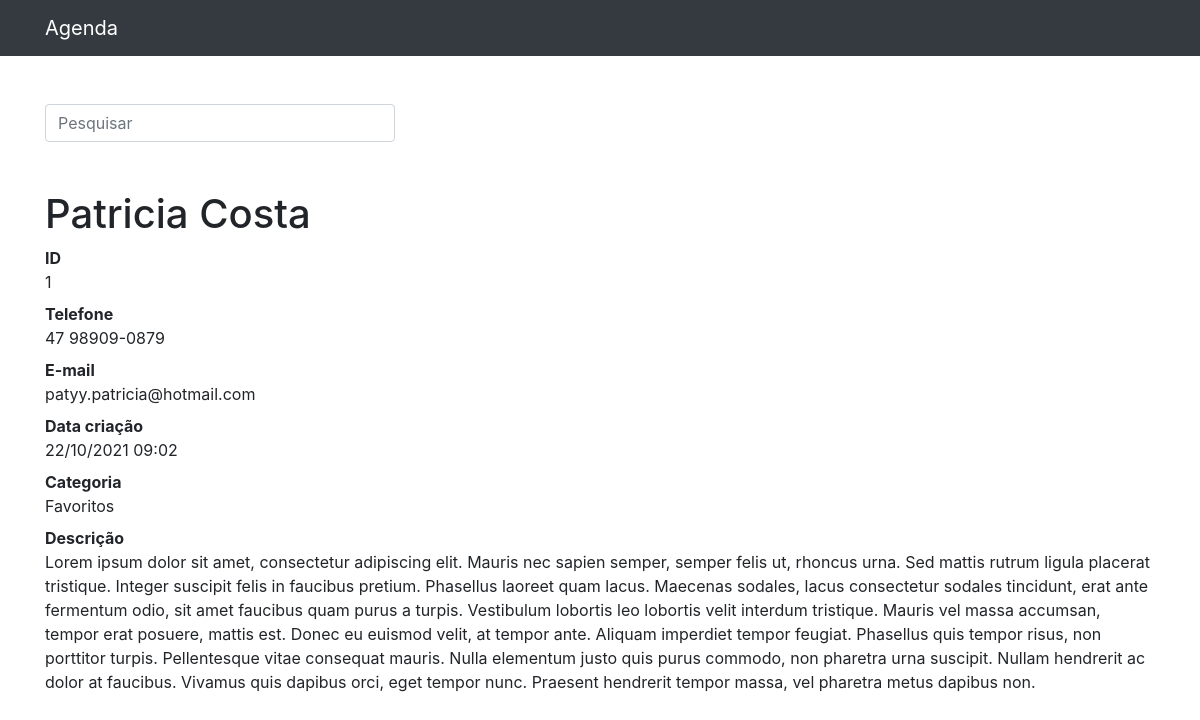
The page /1 on the database its author committed.
### contatos/models.py (models this page shows, shortened)
class Contato(models.Model):
    nome = models.CharField(max_length=30)
    sobrenome = models.CharField(max_length=30, blank=True)
    telefone = models.CharField(max_length=30)
    email = models.CharField(max_length=100, blank=True)
    data_criacao = models.DateTimeField(default=timezone.now)
    descricao = models.TextField(blank=True)
    categoria = models.ForeignKey(Categoria, on_delete=models.DO_NOTHING)
    mostrar = models.BooleanField(default=True)

class Categoria(models.Model):
    nome = models.CharField(max_length=100)
    def __str__(self):
        return self.nome

### contatos/views.py (the view)
# urls.py: path('<int:contato_id>', views.detalhes, name='detalhes'),
def detalhes(request, contato_id):
    contato = get_object_or_404(Contato, id=contato_id)
    if not contato.mostrar:
        raise Http404()
    return render(request, 'contatos/detalhes.html', {
        'contato': contato
    })

### contatos/templates/contatos/detalhes.html (shortened to what this page needs)
{% extends 'base.html'%}
{%block conteudo%}
    <h1 class="mt-5">{{contato.nome}} {{contato.sobrenome}}</h1>
    <dl>
      <dt>ID</dt>
      <dd>{{contato.id}}</dd>
      <dt>Telefone</dt>
      <dd>{{contato.telefone}}</dd>
      <dt>E-mail</dt>
      <dd>{{contato.email}}</dd>
      <dt>Data criação</dt>
      <dd>{{contato.data_criacao|date:'d/m/Y H:i'}}</dd>
      <dt>Categoria</dt>
      <dd>{{contato.categoria}}</dd>
      <dt>Descrição</dt>
      <dd>{{contato.descricao}}</dd>
    </dl>
{%endblock%}

### rows shown on the page
Contato: nome "Patricia", sobrenome "Costa", id "1", telefone "47 98909-0879", email "patyy.patricia@hotmail.com", data_criacao "22/10/2021 09:02", categoria "Favoritos", descricao "Lorem ipsum dolor sit amet, consectetur adipiscing elit. Mauris nec sapien semper, semper felis ut, rhoncus urna. Sed mattis rutrum ligula placerat tristique. Integer suscipit felis in faucibus pretium. Phasellus laoreet quam lacus. Maecenas sodales, lacus consectetur sodales tincidunt, erat ante fermentum odio, sit amet faucibus quam purus a turpis. Vestibulum lobortis leo lobortis velit interdum tristique. Mauris vel massa accumsan, tempor erat posuere, mattis est. Donec eu euismod velit, at tempor ante. Aliquam imperdiet tempor feugiat. Phasellus quis tempor risus, non porttitor turpis. Pellentesque vitae consequat mauris. Nulla elementum justo quis purus commodo, non pharetra urna…"
